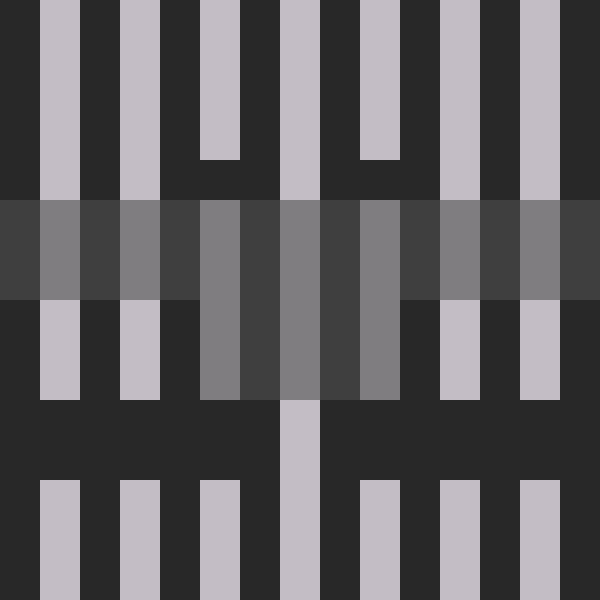
Frame 1 (no input)
Frame 60 (no input): identical to frame 1, image omitted
Frame 120 (the mouse pressed at the canvas centre since frame 60): identical to frame 1, image omitted

The p5.js sketch that drew this single still picture (run headless with seeded random() and noise() and a simulated clock; from frame 60 on, the mouse is pressed at the canvas centre):

// p5.js sketch
// ── sketch.js
function preload(){
  // preload assets
}

function setup() {
  createCanvas(600, 600);
}

function draw() {
  background(255);
  background(25, 0, 33, 66);
  
  fill(40);
  strokeWeight(0);
  rect(0, 0, 40, 600);
  rect(80, 0, 40, 600);
  rect(160, 0, 40, 600);
  rect(240, 0, 40, 600);
  rect(320, 0, 40, 600);
  rect(400, 0, 40, 600);
  rect(480, 0, 40, 600);
  rect(560, 0, 40, 600);
  fill(80, 150);
  rect(0, 200, 600, 100,);
  rect(200, 300, 200, 100,);
  fill(40);
  rect(200, 160, 40, 40);
  rect(360, 160, 40, 40);
  rect(40, 400, 200, 80);
  rect(360, 400, 200, 80);
}
